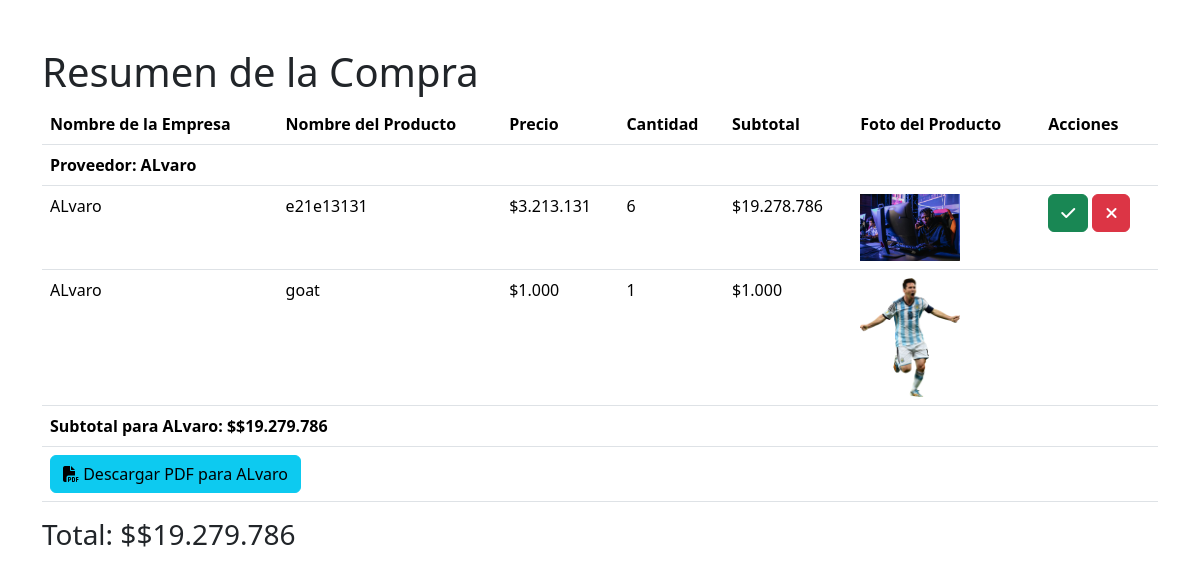
Page /resumen_compra/ (signed in) on the earlier database version.
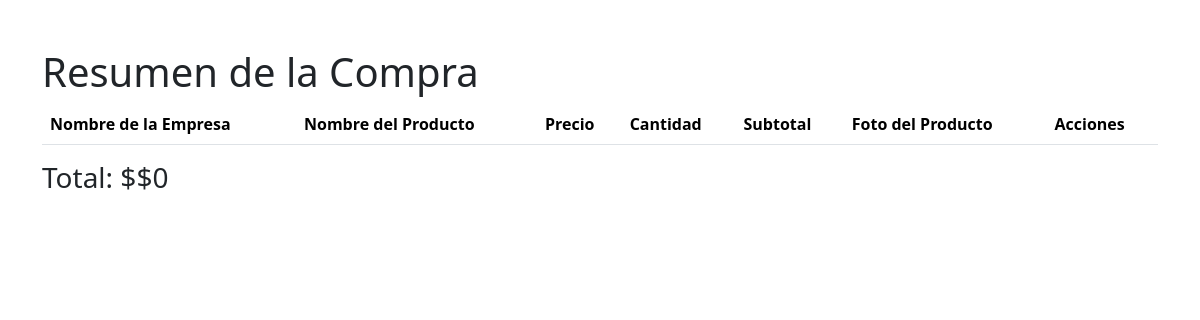
Same page on the later database version.
### menu/models.py (models this page shows, shortened)
class Proveedor(models.Model):
    id_proveedor = models.AutoField(primary_key=True, editable=False)
    rut_empresa = models.CharField(max_length=13, verbose_name='RUT de la Empresa')
    nombre_empresa = models.CharField(max_length=100, verbose_name='Nombre de la Empresa')
    representante_legal = models.CharField(max_length=100, verbose_name='Representante Legal', default="")
    contacto_empresa = models.CharField(max_length=50, verbose_name='Contacto de la Empresa')
    direccion_proveedor = models.CharField(max_length=255, verbose_name='Dirección', default="sin direccion")
    email_proveedor = models.EmailField(max_length=70, unique=True, null=True, blank=True)

class ProveedorCarritoItem(models.Model):
    carrito = models.ForeignKey(ProveedorCarrito, on_delete=models.CASCADE)
    producto = models.ForeignKey(ProductosProveedor, on_delete=models.CASCADE)
    cantidad = models.IntegerField(default=1)

class ProductosProveedor(models.Model):
    proveedor = models.ForeignKey(Proveedor, on_delete=models.CASCADE, related_name='productos')
    nombre_producto = models.CharField(max_length=100, verbose_name='Nombre del Producto')
    foto_producto = models.ImageField(upload_to='productos_proveedor/', verbose_name='Foto del Producto')
    precio_costo = models.DecimalField(max_digits=10, decimal_places=2, verbose_name='Precio de Costo')

### menu/views.py (the view)
# urls.py: path('resumen_compra/', views.resumen_compra, name='resumen_compra'),
@login_required
def resumen_compra(request):
    carrito, created = ProveedorCarrito.objects.get_or_create(usuario=request.user)
    items = ProveedorCarritoItem.objects.filter(carrito=carrito)
    total = sum(item.producto.precio_costo * item.cantidad for item in items)
    items_by_proveedor = {}
    subtotales_by_proveedor = {}
    for item in items:
        proveedor = item.producto.proveedor
        if proveedor not in items_by_proveedor:
            items_by_proveedor[proveedor] = []
            subtotales_by_proveedor[proveedor] = 0
        items_by_proveedor[proveedor].append(item)
        subtotales_by_proveedor[proveedor] += item.producto.precio_costo * item.cantidad
    return render(request, 'resumen_compra.html', {
        'items_by_proveedor': items_by_proveedor,
        'subtotales_by_proveedor': subtotales_by_proveedor,
        'total': total
    })

### menu/context_processors.py (called while the page is built)
def carrito_items_count(request):
    if request.user.is_authenticated:
        try:
            carrito = Carrito.objects.get(usuario=request.user)
            count = CarritoItem.objects.filter(carrito=carrito).count()
        except Carrito.DoesNotExist:
            count = 0
    else:
        count = 0
    return {
        'carrito_items_count': count
    }

### menu/templatetags/custom_filters.py (called while the page is built)
@register.filter(name='format_price')
def format_price(value):
    return "${:,.0f}".format(value).replace(',', '.')

@register.filter
def multiply(value, arg):
    return value * arg

@register.filter(name='get_value')
def get_value(dictionary, key):
    return dictionary.get(key, 0)

### menu/templates/resumen_compra.html (shortened to what this page needs)
{% load custom_filters %}
<!DOCTYPE html>
<html lang="en">
<head>
    <link href="https://cdn.jsdelivr.net/npm/bootstrap@5.3.3/dist/css/bootstrap.min.css" rel="stylesheet">
    <link href="https://cdn.jsdelivr.net/npm/bootstrap@5.3.3/dist/css/bootstrap.min.css" rel="stylesheet">
    <link rel="stylesheet" href="https://cdn.jsdelivr.net/npm/sweetalert2@11/dist/sweetalert2.min.css">
</head>
<body>
    <div class="container mt-5">
        <h1>Resumen de la Compra</h1>
        <table class="table">
            <thead>
                <tr>
                    <th>Nombre de la Empresa</th>
                    <th>Nombre del Producto</th>
                    <th>Precio</th>
                    <th>Cantidad</th>
                    <th>Subtotal</th>
                    <th>Foto del Producto</th>
                    <th>Acciones</th>
                </tr>
            </thead>
            <tbody>
                {% for proveedor, productos in items_by_proveedor.items %}
                <tr>
                    <td colspan="7"><strong>Proveedor: {{ proveedor.nombre_empresa }}</strong></td>
                </tr>
                {% for item in productos %}
                <tr>
                    <td>{{ item.producto.proveedor.nombre_empresa }}</td>
                    <td>{{ item.producto.nombre_producto }}</td>
                    <td>{{ item.producto.precio_costo|format_price }}</td>
                    <td>{{ item.cantidad }}</td>
                    <td>{{ item.cantidad|multiply:item.producto.precio_costo|format_price }}</td>
                    <td><img src="{{ item.producto.foto_producto.url }}" alt="{{ item.producto.nombre_producto }}" width="100"></td>
                    <td>
                        {% if forloop.first %}
                        <a href="{% url 'aceptar_producto' proveedor.id_proveedor %}" class="btn btn-success"><i class="fa-solid fa-check"></i></a>
                        <button class="btn btn-danger btn-delete" data-id="{{ item.id }}"><i class="fa-solid fa-xmark"></i></button>
                        {% endif %}
                    </td>
                </tr>
                {% endfor %}
                <tr>
                    <td colspan="7"><strong>Subtotal para {{ proveedor.nombre_empresa }}: ${{ subtotales_by_proveedor|get_value:proveedor|format_price }}</strong></td>
                </tr>
                <tr>
                    <td colspan="7">
                        <a href="{% url 'descargar_pdf' proveedor.id_proveedor %}" class="btn btn-info"><i class="fa-solid fa-file-pdf"></i> Descargar PDF para {{ proveedor.nombre_empresa }}</a>
                    </td>
                </tr>
                {% endfor %}
            </tbody>
        </table>
        <h3>Total: ${{ total|format_price }}</h3>
    </div>
</body>
</html>

Differences in the rows shown:
no longer on this page (row unchanged): Proveedor: nombre_empresa "ALvaro", id_proveedor "$19.279.786"
removed ProveedorCarritoItem: producto.proveedor.nombre_empresa "ALvaro", producto.nombre_producto "e21e13131", producto.precio_costo "$3.213.131", cantidad "6", cantidad|multiply "$19.278.786", producto.foto_producto (picture)
removed ProveedorCarritoItem: producto.proveedor.nombre_empresa "ALvaro", producto.nombre_producto "goat", producto.precio_costo "$1.000", cantidad "1", cantidad|multiply "$1.000", producto.foto_producto (picture)
Other differences:
{{ total|format_price }}: "$19.279.786" → "$0"
